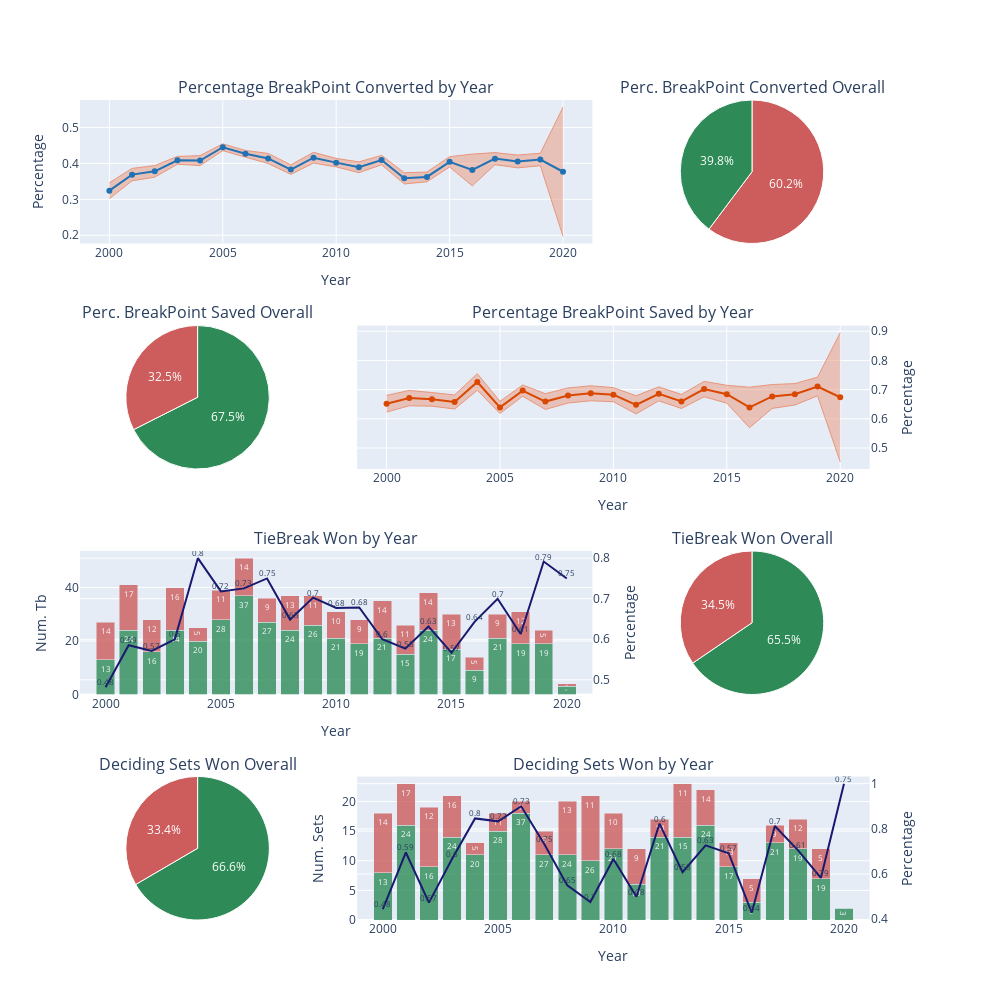

The code cell stored with this chart in its notebook:
### Code cell
def plot_under_pressure(tp):

    m = tp.selected_matches
    
    up_by_year = (m.groupby('year')
        .agg(bpConverted = ('bpConverted', np.sum),
             bpConvertedStd = ('bpConverted', np.std),
             bpTotal = ('bpTotal', np.sum),
             bpSaved = ('bpSaved', np.sum),
             bpSavedStd = ('bpSaved', np.std),
             bpFaced = ('bpFaced', np.sum),
             tbPlayed = ('tbPlayed', np.sum),
             tbWon = ('tbWon', np.sum),
             decidingSetPlayed = ('decidingSetPlayed', np.sum),
             decidingSetWon = ('decidingSetWon', np.sum))
        .assign(meanBpConverted = lambda x: x['bpConverted']/x['bpTotal'])
        .assign(stdBpConverted = lambda x: x['bpConvertedStd']/x['bpConverted'])
        .assign(meanBpSaved = lambda x: x['bpSaved']/x['bpFaced'])
        .assign(stdBpSaved = lambda x: x['bpSavedStd']/x['bpSaved'])
        .assign(tbLost = lambda x: x['tbPlayed'] - x['tbWon'])
        .assign(percTbWon = lambda x: x['tbWon']/x['tbPlayed'])
        .assign(DecidingSetLost = lambda x: x['decidingSetPlayed'] - x['decidingSetWon'])
        .assign(percDecidingSetWon = lambda x: x['decidingSetWon']/x['decidingSetPlayed'])
        .reset_index()
    )

    up_overall = m[['bpFaced', 'bpSaved', 'bpConverted', 'bpTotal', 'tbPlayed', 'tbWon', 'decidingSetPlayed', 'decidingSetWon']].sum()

    colors = [
        'rgb(33,113,181)',
        'rgb(217,71,1)',
        'rgb(81, 178, 124)',
        'rgb(235, 127, 134)'
        ]


    fig = make_subplots(
        cols=3, rows=4,
        specs=[[{'colspan': 2}, None, {'type': 'pie'}],
                [{'type': 'pie'}, {'colspan': 2}, None],
                [{'colspan': 2, 'secondary_y': True}, None, {'type': 'pie'}],
                [{'type': 'pie'}, {'colspan': 2, 'secondary_y': True}, None]],
        shared_xaxes=True,
        subplot_titles=[
                'Percentage BreakPoint Converted by Year',  'Perc. BreakPoint Converted Overall',
                'Perc. BreakPoint Saved Overall',  'Percentage BreakPoint Saved by Year',
                'TieBreak Won by Year',  'TieBreak Won Overall',
                'Deciding Sets Won Overall',  'Deciding Sets Won by Year'
                ],
        vertical_spacing=0.1,
        horizontal_spacing=0.05
    )
        

    x = up_by_year['year']
    
    # Break Point Converted
    fig.add_trace(
        go.Scatter(
            x=x, y=up_by_year['meanBpConverted'] + 2* up_by_year['stdBpConverted'],
            name='Upper Band',
            fill=None,
            mode='lines',
            line=dict(color='darksalmon', width=1)
        ),
        row=1, col=1
    )

    fig.add_trace(
        go.Scatter(
            x=x, y=up_by_year['meanBpConverted'] - 2* up_by_year['stdBpConverted'],
            name='Lower Band',
            fill='tonexty', # fill area between trace0 and trace1
            mode='lines',
            line=dict(color='darksalmon', width=1)
        ),
        row=1, col=1
    )

    fig.add_trace(
        go.Scatter(
            x=x, y=up_by_year['meanBpConverted'],
            name='Mean Perc BP Converted',
            textposition='top center',
            mode='lines+markers',
            connectgaps=True,
            marker={'color': colors[0]},
        ),
        row=1, col=1
    )

    fig.add_trace(
        go.Pie(
            labels=['BP Converted', 'BP Not Converted'],
            values=[up_overall['bpConverted'], up_overall['bpTotal'] - up_overall['bpConverted']],
            marker={'colors': ['seagreen', 'indianred'],
                        'line': {'color':'white', 'width':1}}
        ),
        row=1, col=3
    )


    # Break Point Saved
    fig.add_trace(
        go.Scatter(
            x=x, y=up_by_year['meanBpSaved'] + 2* up_by_year['stdBpSaved'],
            name='Upper Band',
            fill=None,
            mode='lines',
            line=dict(color='darksalmon', width=1)
        ),
        row=2, col=2
    )

    fig.add_trace(
        go.Scatter(
            x=x, y=up_by_year['meanBpSaved'] - 2* up_by_year['stdBpSaved'],
            name='Lower Band',
            fill='tonexty', # fill area between trace0 and trace1
            mode='lines',
            line=dict(color='darksalmon', width=1)
        ),
        row=2, col=2
    )

    fig.add_trace(
        go.Scatter(
            x=x, y=up_by_year['meanBpSaved'],
            name='Mean Perc BP Saved',
            textposition='top center',
            mode='lines+markers',
            connectgaps=True,
            marker={'color': colors[1]},
        ),
        row=2, col=2
    )
    
    fig.add_trace(
        go.Pie(
            labels=['BP Saved', 'BP Lost'],
            values=[up_overall['bpSaved'], up_overall['bpFaced'] - up_overall['bpSaved']],
            marker={'colors': ['seagreen', 'indianred'],
                        'line': {'color':'white', 'width':1}}
        ),
        row=2, col=1
    )
    
    
    
    # Tie Break
    fig.add_trace(
        go.Bar(
            x=x, y=up_by_year['tbWon'],
            name='TieBreak Won',
            marker={'color': 'seagreen'},
            text=up_by_year['tbWon'],
            textposition='inside',
            textfont_size=8,
            opacity=0.8
        ),
        row=3, col=1,
        secondary_y=False
    )

    fig.add_trace(
        go.Bar(
            x=x, y=up_by_year['tbLost'],
            name='TieBreak Lost',
            marker={'color': 'indianred'},
            text=up_by_year['tbLost'],
            textposition='inside',
            textfont_size=8,
            opacity=0.8
        ),
        row=3, col=1,
        secondary_y=False
    )

    fig.add_trace(
        go.Scatter(
            x=x, y=up_by_year['percTbWon'],
            name='Win Rate',
            line={'color':'midnightblue', 'width':2},
            mode='lines+text',
            text=up_by_year['percTbWon'].round(2),
            textposition='top center',
            textfont_size=8
        ),
        row=3, col=1,
        secondary_y=True
    )
   
    fig.add_trace(
        go.Pie(
            labels=['TB Won', 'TP Lost'],
            values=[up_overall['tbWon'], up_overall['tbPlayed'] - up_overall['tbWon']],
            marker={'colors': ['seagreen', 'indianred'],
                        'line': {'color':'white', 'width':1}}
        ),
        row=3, col=3
    )
    
    
    
    # Deciding Set
    fig.add_trace(
        go.Bar(
            x=x, y=up_by_year['decidingSetWon'],
            name='Deciding Sets Won',
            marker={'color': 'seagreen'},
            text=up_by_year['tbWon'],
            textposition='inside',
            textfont_size=8,
            opacity=0.8
        ),
        row=4, col=2,
        secondary_y=False
    )

    fig.add_trace(
        go.Bar(
            x=x, y=up_by_year['DecidingSetLost'],
            name='Deciding Sets Lost',
            marker={'color': 'indianred'},
            text=up_by_year['tbLost'],
            textposition='inside',
            textfont_size=8,
            opacity=0.8
        ),
        row=4, col=2,
        secondary_y=False
    )
    
    fig.add_trace(
        go.Scatter(
            x=x, y=up_by_year['percDecidingSetWon'],
            name='Win Rate',
            line={'color':'midnightblue', 'width':2},
            mode='lines+text',
            text=up_by_year['percTbWon'].round(2),
            textposition='top center',
            textfont_size=8
        ),
        row=4, col=2,
        secondary_y=True
    )
   
    fig.add_trace(
        go.Pie(
            labels=['Deciding Set Won', 'Deciding Set Lost'],
            values=[up_overall['decidingSetWon'], up_overall['decidingSetPlayed'] - up_overall['decidingSetWon']],
            marker={'colors': ['seagreen', 'indianred'],
                        'line': {'color':'white', 'width':1}}
        ),
        row=4, col=1
    )
    

    
    
    # Layout
    fig.update_layout(
        barmode='stack',
            height = 1000, width=1000, 
            xaxis1={'title': 'Year'}, xaxis2={'title': 'Year'},
            xaxis3={'title': 'Year'}, xaxis4={'title': 'Year'},
            yaxis={'title': 'Percentage'}, 
            yaxis2={'title': 'Percentage', 'side':'right'},
            yaxis3={'title': 'Num. Tb'}, yaxis4={'title': 'Percentage', 'side':'right'},
            yaxis5={'title': 'Num. Sets'}, yaxis6={'title': 'Percentage', 'side':'right'},
            showlegend=False
        )
    return fig

plot_under_pressure(tp)

### Figure 1 — Plotly figure (JSON) as saved in the notebook; plotly's stock layout.template omitted (floating-point values rounded to 4 significant figures)
{"data": [{"line": {"color": "darksalmon", "width": 1}, "mode": "lines", "name": "Upper Band", "type": "scatter", "x": [2000, 2001, 2002, 2003, 2004, 2005, 2006, 2007, 2008, 2009, 2010, 2011, 2012, 2013, 2014, 2015, 2016, 2017, 2018, 2019, 2020], "xaxis": "x", "y": [0.3463, 0.3861, 0.394, 0.4194, 0.4218, 0.4545, 0.4362, 0.4278, 0.3961, 0.4309, 0.4141, 0.4042, 0.4224, 0.3741, 0.376, 0.4188, 0.426, 0.4301, 0.4233, 0.4283, 0.5567], "yaxis": "y"}, {"fill": "tonexty", "line": {"color": "darksalmon", "width": 1}, "mode": "lines", "name": "Lower Band", "type": "scatter", "x": [2000, 2001, 2002, 2003, 2004, 2005, 2006, 2007, 2008, 2009, 2010, 2011, 2012, 2013, 2014, 2015, 2016, 2017, 2018, 2019, 2020], "xaxis": "x", "y": [0.3018, 0.3515, 0.3618, 0.3979, 0.3939, 0.4356, 0.4174, 0.3999, 0.3695, 0.4009, 0.3903, 0.3742, 0.3962, 0.3428, 0.3489, 0.39, 0.3375, 0.3966, 0.3876, 0.3936, 0.197], "yaxis": "y"}, {"connectgaps": true, "marker": {"color": "rgb(33,113,181)"}, "mode": "lines+markers", "name": "Mean Perc BP Converted", "textposition": "top center", "type": "scatter", "x": [2000, 2001, 2002, 2003, 2004, 2005, 2006, 2007, 2008, 2009, 2010, 2011, 2012, 2013, 2014, 2015, 2016, 2017, 2018, 2019, 2020], "xaxis": "x", "y": [0.3241, 0.3688, 0.3779, 0.4086, 0.4079, 0.4451, 0.4268, 0.4138, 0.3828, 0.4159, 0.4022, 0.3892, 0.4093, 0.3585, 0.3624, 0.4044, 0.3817, 0.4134, 0.4055, 0.4109, 0.3768], "yaxis": "y"}, {"domain": {"x": [0.66, 0.94], "y": [0.825, 1]}, "labels": ["BP Converted", "BP Not Converted"], "marker": {"colors": ["seagreen", "indianred"], "line": {"color": "white", "width": 1}}, "type": "pie", "values": [4788, 7255]}, {"line": {"color": "darksalmon", "width": 1}, "mode": "lines", "name": "Upper Band", "type": "scatter", "x": [2000, 2001, 2002, 2003, 2004, 2005, 2006, 2007, 2008, 2009, 2010, 2011, 2012, 2013, 2014, 2015, 2016, 2017, 2018, 2019, 2020], "xaxis": "x2", "y": [0.6801, 0.6974, 0.69, 0.6819, 0.7547, 0.66, 0.716, 0.686, 0.7059, 0.7132, 0.7069, 0.6791, 0.7096, 0.6834, 0.7283, 0.7149, 0.7083, 0.7175, 0.7207, 0.7427, 0.8952], "yaxis": "y2"}, {"fill": "tonexty", "line": {"color": "darksalmon", "width": 1}, "mode": "lines", "name": "Lower Band", "type": "scatter", "x": [2000, 2001, 2002, 2003, 2004, 2005, 2006, 2007, 2008, 2009, 2010, 2011, 2012, 2013, 2014, 2015, 2016, 2017, 2018, 2019, 2020], "xaxis": "x2", "y": [0.6231, 0.6447, 0.6433, 0.6336, 0.6979, 0.6183, 0.6774, 0.6321, 0.6541, 0.6618, 0.6587, 0.6168, 0.6617, 0.6355, 0.6757, 0.6536, 0.5694, 0.6357, 0.6472, 0.6788, 0.4526], "yaxis": "y2"}, {"connectgaps": true, "marker": {"color": "rgb(217,71,1)"}, "mode": "lines+markers", "name": "Mean Perc BP Saved", "textposition": "top center", "type": "scatter", "x": [2000, 2001, 2002, 2003, 2004, 2005, 2006, 2007, 2008, 2009, 2010, 2011, 2012, 2013, 2014, 2015, 2016, 2017, 2018, 2019, 2020], "xaxis": "x2", "y": [0.6516, 0.6711, 0.6667, 0.6578, 0.7263, 0.6391, 0.6967, 0.6591, 0.68, 0.6875, 0.6828, 0.6479, 0.6856, 0.6594, 0.702, 0.6842, 0.6389, 0.6766, 0.684, 0.7107, 0.6739], "yaxis": "y2"}, {"domain": {"x": [0, 0.28], "y": [0.55, 0.725]}, "labels": ["BP Saved", "BP Lost"], "marker": {"colors": ["seagreen", "indianred"], "line": {"color": "white", "width": 1}}, "type": "pie", "values": [4150, 1994]}, {"marker": {"color": "seagreen"}, "name": "TieBreak Won", "opacity": 0.8, "text": [13, 24, 16, 24, 20, 28, 37, 27, 24, 26, 21, 19, 21, 15, 24, 17, 9, 21, 19, 19, 3], "textfont": {"size": 8}, "textposition": "inside", "type": "bar", "x": [2000, 2001, 2002, 2003, 2004, 2005, 2006, 2007, 2008, 2009, 2010, 2011, 2012, 2013, 2014, 2015, 2016, 2017, 2018, 2019, 2020], "xaxis": "x3", "y": [13, 24, 16, 24, 20, 28, 37, 27, 24, 26, 21, 19, 21, 15, 24, 17, 9, 21, 19, 19, 3], "yaxis": "y3"}, {"marker": {"color": "indianred"}, "name": "TieBreak Lost", "opacity": 0.8, "text": [14, 17, 12, 16, 5, 11, 14, 9, 13, 11, 10, 9, 14, 11, 14, 13, 5, 9, 12, 5, 1], "textfont": {"size": 8}, "textposition": "inside", "type": "bar", "x": [2000, 2001, 2002, 2003, 2004, 2005, 2006, 2007, 2008, 2009, 2010, 2011, 2012, 2013, 2014, 2015, 2016, 2017, 2018, 2019, 2020], "xaxis": "x3", "y": [14, 17, 12, 16, 5, 11, 14, 9, 13, 11, 10, 9, 14, 11, 14, 13, 5, 9, 12, 5, 1], "yaxis": "y3"}, {"line": {"color": "midnightblue", "width": 2}, "mode": "lines+text", "name": "Win Rate", "text": [0.48, 0.59, 0.57, 0.6, 0.8, 0.72, 0.73, 0.75, 0.65, 0.7, 0.68, 0.68, 0.6, 0.58, 0.63, 0.57, 0.64, 0.7, 0.61, 0.79, 0.75], "textfont": {"size": 8}, "textposition": "top center", "type": "scatter", "x": [2000, 2001, 2002, 2003, 2004, 2005, 2006, 2007, 2008, 2009, 2010, 2011, 2012, 2013, 2014, 2015, 2016, 2017, 2018, 2019, 2020], "xaxis": "x3", "y": [0.4815, 0.5854, 0.5714, 0.6, 0.8, 0.7179, 0.7255, 0.75, 0.6486, 0.7027, 0.6774, 0.6786, 0.6, 0.5769, 0.6316, 0.5667, 0.6429, 0.7, 0.6129, 0.7917, 0.75], "yaxis": "y4"}, {"domain": {"x": [0.66, 0.94], "y": [0.275, 0.45]}, "labels": ["TB Won", "TP Lost"], "marker": {"colors": ["seagreen", "indianred"], "line": {"color": "white", "width": 1}}, "type": "pie", "values": [427, 225]}, {"marker": {"color": "seagreen"}, "name": "Deciding Sets Won", "opacity": 0.8, "text": [13, 24, 16, 24, 20, 28, 37, 27, 24, 26, 21, 19, 21, 15, 24, 17, 9, 21, 19, 19, 3], "textfont": {"size": 8}, "textposition": "inside", "type": "bar", "x": [2000, 2001, 2002, 2003, 2004, 2005, 2006, 2007, 2008, 2009, 2010, 2011, 2012, 2013, 2014, 2015, 2016, 2017, 2018, 2019, 2020], "xaxis": "x4", "y": [8, 16, 9, 14, 11, 15, 18, 11, 11, 10, 12, 6, 14, 14, 16, 9, 3, 13, 12, 7, 2], "yaxis": "y5"}, {"marker": {"color": "indianred"}, "name": "Deciding Sets Lost", "opacity": 0.8, "text": [14, 17, 12, 16, 5, 11, 14, 9, 13, 11, 10, 9, 14, 11, 14, 13, 5, 9, 12, 5, 1], "textfont": {"size": 8}, "textposition": "inside", "type": "bar", "x": [2000, 2001, 2002, 2003, 2004, 2005, 2006, 2007, 2008, 2009, 2010, 2011, 2012, 2013, 2014, 2015, 2016, 2017, 2018, 2019, 2020], "xaxis": "x4", "y": [10, 7, 10, 7, 2, 3, 2, 4, 9, 11, 6, 6, 3, 9, 6, 4, 4, 3, 5, 5, 0], "yaxis": "y5"}, {"line": {"color": "midnightblue", "width": 2}, "mode": "lines+text", "name": "Win Rate", "text": [0.48, 0.59, 0.57, 0.6, 0.8, 0.72, 0.73, 0.75, 0.65, 0.7, 0.68, 0.68, 0.6, 0.58, 0.63, 0.57, 0.64, 0.7, 0.61, 0.79, 0.75], "textfont": {"size": 8}, "textposition": "top center", "type": "scatter", "x": [2000, 2001, 2002, 2003, 2004, 2005, 2006, 2007, 2008, 2009, 2010, 2011, 2012, 2013, 2014, 2015, 2016, 2017, 2018, 2019, 2020], "xaxis": "x4", "y": [0.4444, 0.6957, 0.4737, 0.6667, 0.8462, 0.8333, 0.9, 0.7333, 0.55, 0.4762, 0.6667, 0.5, 0.8235, 0.6087, 0.7273, 0.6923, 0.4286, 0.8125, 0.7059, 0.5833, 1], "yaxis": "y6"}, {"domain": {"x": [0, 0.28], "y": [0, 0.175]}, "labels": ["Deciding Set Won", "Deciding Set Lost"], "marker": {"colors": ["seagreen", "indianred"], "line": {"color": "white", "width": 1}}, "type": "pie", "values": [231, 116]}], "layout": {"annotations": [{"font": {"size": 16}, "showarrow": false, "text": "Percentage BreakPoint Converted by Year", "x": 0.305, "xanchor": "center", "xref": "paper", "y": 1, "yanchor": "bottom", "yref": "paper"}, {"font": {"size": 16}, "showarrow": false, "text": "Perc. BreakPoint Converted Overall", "x": 0.8, "xanchor": "center", "xref": "paper", "y": 1, "yanchor": "bottom", "yref": "paper"}, {"font": {"size": 16}, "showarrow": false, "text": "Perc. BreakPoint Saved Overall", "x": 0.14, "xanchor": "center", "xref": "paper", "y": 0.725, "yanchor": "bottom", "yref": "paper"}, {"font": {"size": 16}, "showarrow": false, "text": "Percentage BreakPoint Saved by Year", "x": 0.635, "xanchor": "center", "xref": "paper", "y": 0.725, "yanchor": "bottom", "yref": "paper"}, {"font": {"size": 16}, "showarrow": false, "text": "TieBreak Won by Year", "x": 0.305, "xanchor": "center", "xref": "paper", "y": 0.45, "yanchor": "bottom", "yref": "paper"}, {"font": {"size": 16}, "showarrow": false, "text": "TieBreak Won Overall", "x": 0.8, "xanchor": "center", "xref": "paper", "y": 0.45, "yanchor": "bottom", "yref": "paper"}, {"font": {"size": 16}, "showarrow": false, "text": "Deciding Sets Won Overall", "x": 0.14, "xanchor": "center", "xref": "paper", "y": 0.175, "yanchor": "bottom", "yref": "paper"}, {"font": {"size": 16}, "showarrow": false, "text": "Deciding Sets Won by Year", "x": 0.635, "xanchor": "center", "xref": "paper", "y": 0.175, "yanchor": "bottom", "yref": "paper"}], "barmode": "stack", "height": 1000, "showlegend": false, "width": 1000, "xaxis": {"anchor": "y", "domain": [0, 0.61], "title": {"text": "Year"}}, "xaxis2": {"anchor": "y2", "domain": [0.33, 0.94], "title": {"text": "Year"}}, "xaxis3": {"anchor": "y3", "domain": [0, 0.61], "title": {"text": "Year"}}, "xaxis4": {"anchor": "y5", "domain": [0.33, 0.94], "title": {"text": "Year"}}, "yaxis": {"anchor": "x", "domain": [0.825, 1], "title": {"text": "Percentage"}}, "yaxis2": {"anchor": "x2", "domain": [0.55, 0.725], "side": "right", "title": {"text": "Percentage"}}, "yaxis3": {"anchor": "x3", "domain": [0.275, 0.45], "title": {"text": "Num. Tb"}}, "yaxis4": {"anchor": "x3", "overlaying": "y3", "side": "right", "title": {"text": "Percentage"}}, "yaxis5": {"anchor": "x4", "domain": [0, 0.175], "title": {"text": "Num. Sets"}}, "yaxis6": {"anchor": "x4", "overlaying": "y5", "side": "right", "title": {"text": "Percentage"}}}}
